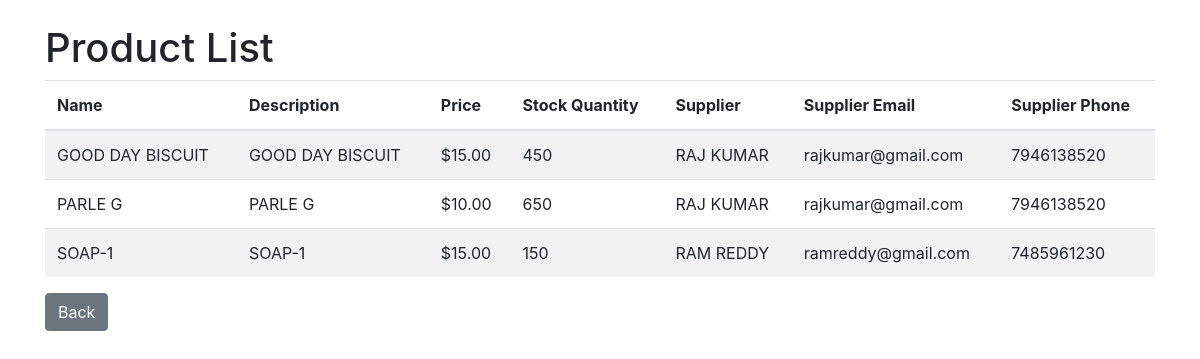
The app's page /list-products/ with its own data.
### inventory/models.py (models this page shows, shortened)
class Product(models.Model):
    name = models.CharField(max_length=100, unique=True)
    description = models.TextField()
    category = models.CharField(max_length=50)
    price = models.DecimalField(max_digits=10, decimal_places=2)
    stock_quantity = models.IntegerField()
    supplier = models.ForeignKey(Supplier, on_delete=models.CASCADE)

class Supplier(models.Model):
    name = models.CharField(max_length=100, unique=True)
    email = models.EmailField(unique=True)
    phone = models.CharField(max_length=10, unique=True)
    address = models.TextField()

### inventory/views.py (the view)
# urls.py: path('list-products/', views.list_products, name='list_products'),
def list_products(request):
    products = Product.objects.all()
    for i in products:
        print("dt",type(i.stock_quantity))
    return render(request, 'list_products.html', {'products': products})

### templates/list_products.html (shortened to what this page needs)
<!DOCTYPE html>
<html lang="en">
<head>
    <link rel="stylesheet" href="https://stackpath.bootstrapcdn.com/bootstrap/4.5.2/css/bootstrap.min.css">
</head>
<body>
    <div class="container mt-4">
        <h1>Product List</h1>
        <table class="table table-striped">
            <thead>
                <tr>
                    <th>Name</th>
                    <th>Description</th>
                    <th>Price</th>
                    <th>Stock Quantity</th>
                    <th>Supplier</th>
                    <th>Supplier Email</th>
                    <th>Supplier Phone</th>
                </tr>
            </thead>
            <tbody>
                {% for product in products %}
                    <tr>
                        <td>{{ product.name }}</td>
                        <td>{{ product.description }}</td>
                        <td>${{ product.price }}</td>
                        <td>{{ product.stock_quantity }}</td>
                        <td>{{ product.supplier.name }}</td>
                        <td>{{ product.supplier.email }}</td>
                        <td>{{ product.supplier.phone }}</td>
                    </tr>
                {% empty %}
                    <tr>
                        <td colspan="7">No products available</td>
                    </tr>
                {% endfor %}
            </tbody>
        </table>
        <a href="{% url 'index' %}" class="btn btn-secondary">Back</a>
    </div>
</body>
</html>

### records on screen
Product: name "GOOD DAY BISCUIT", description "GOOD DAY BISCUIT", price "15.00", stock_quantity "450", supplier.name "RAJ KUMAR", supplier.email "rajkumar@gmail.com", supplier.phone "7946138520"
Product: name "PARLE G", description "PARLE G", price "10.00", stock_quantity "650", supplier.name "RAJ KUMAR", supplier.email "rajkumar@gmail.com", supplier.phone "7946138520"
Product: name "SOAP-1", description "SOAP-1", price "15.00", stock_quantity "150", supplier.name "RAM REDDY", supplier.email "ramreddy@gmail.com", supplier.phone "7485961230"
